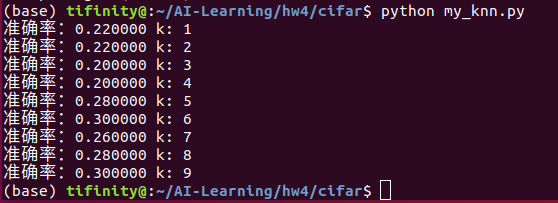
#> input picture AI-Learning/hw4/image-20191204190855286.png, 558 x 203 px; its folder holds 4 pictures in this run
$ python resize_images.py
#> lines starting #> are read from the running program, lines starting #| are printed output that depends on the picture
from PIL import Image
import os.path
import glob

def convert(src, outdir, nw=840):
#> called with outdir = 'D:\\TH\\MyImage\\AI-Learning\\hw4', nw = 840
    img = Image.open(src)
#> img is the input picture: PIL image 558x203 RGB; mean R, G, B 59.4, 26.1, 49.1
    w, h = img.size
#> w = 558; h = 203
    print(w,h)
#| 558 203

    nh = nw * h / w
#> nh = 305.6
    nh = int(nh)
#> nh = 305
    print(nw,nh)
#| 840 305
    try:
        new_img = img.resize((nw, nh), Image.BILINEAR)
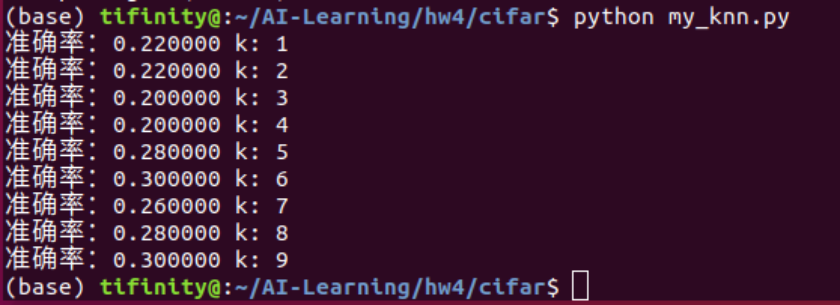
#> new_img: PIL image 840x305 RGB; mean R, G, B 59.4, 26.1, 49.1
        new_img.save(os.path.join(outdir, os.path.basename(src)))
    except Exception as e:
        print(e)

outdir = r"D:\TH\MyImage\AI-Learning\hw4"

for src in glob.glob(outdir + "/*.png"):
    convert(src, outdir)
#> pass 2 of the loop `for src in glob.glob(outdir + "/*.png"):`:
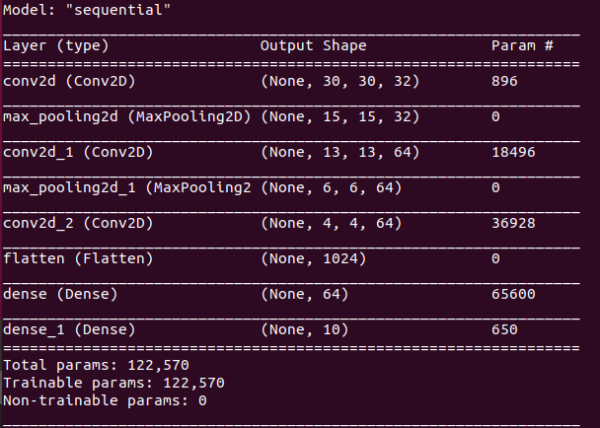
#> input picture AI-Learning/hw4/image-20191204203020314.png, 600 x 428 px
#> in convert, img is the input picture: PIL image 600x428 RGB; mean R, G, B 59.1, 25.4, 48.7
#| 600 428
#| 840 599
#> in convert (call 2), `new_img = img.resize((nw, nh), Image.BILINEAR)`:
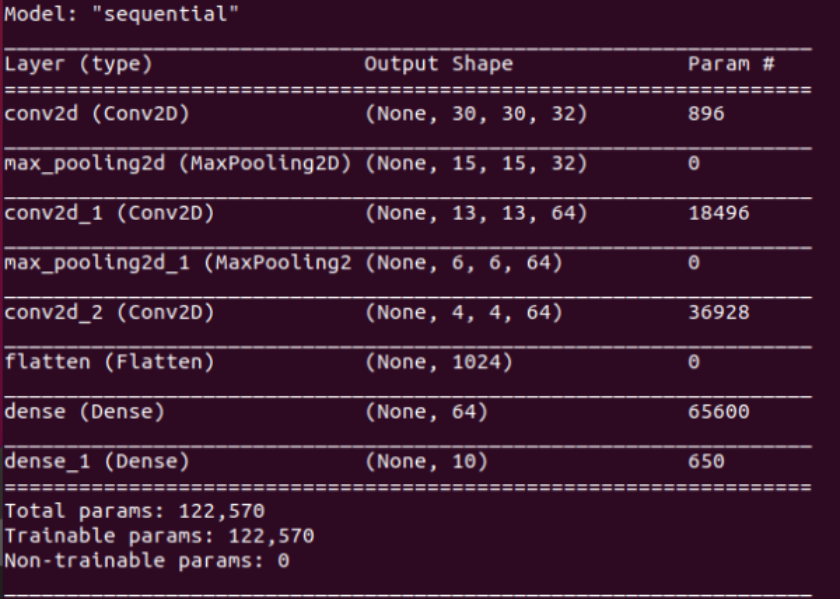
#> new_img: PIL image 840x599 RGB; mean R, G, B 59.1, 25.4, 48.8
for src in glob.glob(outdir + "/*.jpg"):
    convert(src, outdir)
